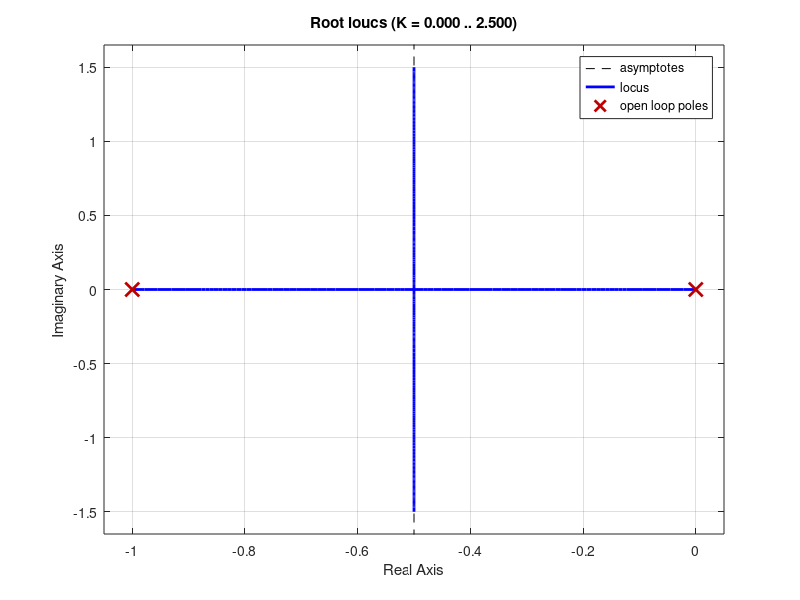

This figure's MATLAB source: (Note: this script raises an error after producing the figure.)
%% Cold storage unit - Control Design
% Cold storage unit from Chapter 1:
% 
% $$\frac{dT}{dt} = -h(T - T_a) - P$$
% 
% The input is the cooling power P and the output is the temperature T. With 
% h = 1 and T_a = 15, the transfer function from P to T is G(s) = -1/(s+1); the 
% ambient temperature acts as a constant disturbance.

clear all
close all

h = 1;              % heat transfer constant [1/s]
s = tf('s');

G = -1/(s + h);
%% 
% Note the minus sign: more cooling power lowers the temperature. Therefore 
% our controller will have a negative gain.
% 
% In Chapter 1 we used the integral controller
% 
% $$P(t) = \int_0^t (T(\tau) - r)\,d\tau, \qquad C(s) = -\frac{1}{s}$$

C = -1/s;
rlocus(C*G);
%% 
% With gain 1 the closed loop poles are at -0.5 +/- 0.87j:

pzplot(minreal(C*G/(1+C*G)));
step(minreal(C*G/(1+C*G)));
%% 
% The integrator gives zero steady state error, even when the ambient 
% temperature changes. To make the response faster and remove the overshoot, 
% we use a PI controller whose zero cancels the pole of G:
% 
% $$C(s) = -K\frac{s+1}{s}$$
% 
% Then L(s) = K/s and the closed loop pole is at -K.

C = -(s + 1)/s;
rlocus(C*G);
%% 
% With K = 2 the closed loop pole is at -2:

C = 2*C;
pzplot(minreal(C*G/(1+C*G)));
step(minreal(C*G/(1+C*G)));
%% 
% Note that the AC can only cool (P >= 0): it cannot heat the room if the 
% temperature drops below the target.
% 
% To try this controller in CS_Realtime_Demo, type this in its C(s) box
% 
%   -2*(s+1)/s

[numC, denC] = tfdata(C, 'v')
